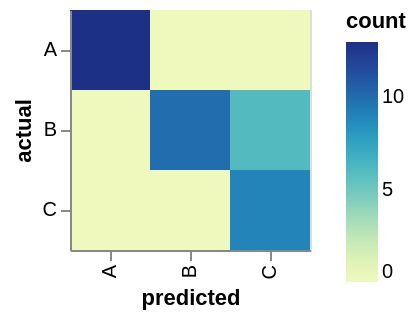

Write a Vega-Lite specification for this figure.
### Vega specification from a JSON file in a GitHub repository (floating-point values rounded to 4 significant figures)
{"$schema": "https://vega.github.io/schema/vega/v5.json", "autosize": "pad", "padding": 5, "style": "cell", "data": [{"name": "highlight_store"}, {"name": "source_0", "values": [{"actual": "A", "predicted": "A", "count": 13}, {"actual": "A", "predicted": "B", "count": 0}, {"actual": "A", "predicted": "C", "count": 0}, {"actual": "B", "predicted": "A", "count": 0}, {"actual": "B", "predicted": "B", "count": 10}, {"actual": "B", "predicted": "C", "count": 6}, {"actual": "C", "predicted": "A", "count": 0}, {"actual": "C", "predicted": "B", "count": 0}, {"actual": "C", "predicted": "C", "count": 9}]}, {"name": "data_0", "source": "source_0", "transform": [{"type": "formula", "expr": "toNumber(datum[\"count\"])", "as": "count"}, {"type": "identifier", "as": "_vgsid_"}, {"type": "filter", "expr": "datum[\"count\"] !== null && !isNaN(datum[\"count\"])"}]}], "signals": [{"name": "x_step", "value": 40}, {"name": "width", "update": "bandspace(domain('x').length, 0, 0) * x_step"}, {"name": "y_step", "value": 40}, {"name": "height", "update": "bandspace(domain('y').length, 0, 0) * y_step"}, {"name": "unit", "value": {}, "on": [{"events": "mousemove", "update": "isTuple(group()) ? group() : unit"}]}, {"name": "highlight", "update": "vlSelectionResolve(\"highlight_store\")"}, {"name": "highlight_tuple", "on": [{"events": [{"source": "scope", "type": "click"}], "update": "datum && item().mark.marktype !== 'group' ? {unit: \"\", fields: highlight_tuple_fields, values: [(item().isVoronoi ? datum.datum : datum)[\"_vgsid_\"]]} : null", "force": true}, {"events": [{"source": "scope", "type": "dblclick"}], "update": "null"}]}, {"name": "highlight_tuple_fields", "value": [{"type": "E", "field": "_vgsid_"}]}, {"name": "highlight_modify", "update": "modify(\"highlight_store\", highlight_tuple, true)"}], "marks": [{"name": "marks", "type": "rect", "style": ["bar"], "from": {"data": "data_0"}, "encode": {"update": {"fill": {"scale": "color", "field": "count"}, "opacity": [{"test": "!(length(data(\"highlight_store\"))) || (vlSelectionTest(\"highlight_store\", datum))", "value": 1}, {"value": 0.5}], "tooltip": {"signal": "{\"actual\": ''+datum[\"actual\"], \"predicted\": ''+datum[\"predicted\"], \"count\": format(datum[\"count\"], \"\")}"}, "x": {"scale": "x", "field": "predicted"}, "width": {"scale": "x", "band": true}, "y": {"scale": "y", "field": "actual"}, "height": {"scale": "y", "band": true}}}}], "scales": [{"name": "x", "type": "band", "domain": {"data": "data_0", "field": "predicted", "sort": true}, "range": {"step": {"signal": "x_step"}}, "paddingInner": 0, "paddingOuter": 0}, {"name": "y", "type": "band", "domain": {"data": "data_0", "field": "actual", "sort": true}, "range": {"step": {"signal": "y_step"}}, "paddingInner": 0, "paddingOuter": 0}, {"name": "color", "type": "linear", "domain": {"data": "data_0", "field": "count"}, "range": "ramp", "interpolate": "hcl", "zero": false}], "axes": [{"scale": "x", "orient": "bottom", "grid": false, "title": "predicted", "labelAlign": "right", "labelAngle": 270, "labelBaseline": "middle", "zindex": 1}, {"scale": "y", "orient": "left", "grid": false, "title": "actual", "zindex": 1}], "legends": [{"fill": "color", "gradientLength": {"signal": "clamp(height, 64, 200)"}, "symbolType": "circle", "title": "count", "encode": {"gradient": {"update": {"opacity": {"value": 1}}}}}], "config": {"range": {"ramp": {"scheme": "yellowgreenblue"}}}}
